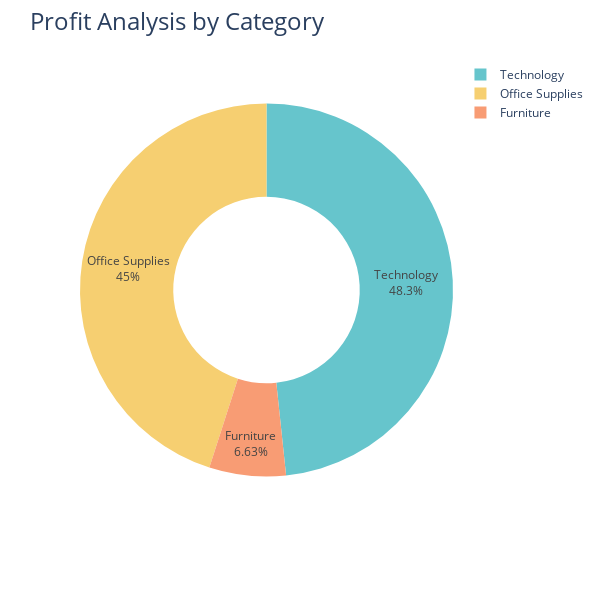

Here is the notebook cell this chart was saved with:
### Code cell
figure = px.pie(profit_by_category, values = 'Profit', names = 'Category', hole = 0.5,
               color_discrete_sequence = px.colors.qualitative.Pastel)

figure.update_traces(textposition = 'inside', textinfo = 'percent+label')
figure.update_layout(title_text = 'Profit Analysis by Category', 
                     title_font = dict(size = 24),
                    width = 600, height=600)

figure.show()

### Figure 1 — Plotly figure (JSON) as saved in the notebook; plotly's stock layout.template omitted (floating-point values rounded to 4 significant figures)
{"data": [{"domain": {"x": [0, 1], "y": [0, 1]}, "hole": 0.5, "hovertemplate": "Category=%{label}<br>Profit=%{value}<extra></extra>", "labels": ["Furniture", "Office Supplies", "Technology"], "legendgroup": "", "name": "", "showlegend": true, "textinfo": "percent+label", "textposition": "inside", "type": "pie", "values": [7908.0, 53700.0, 57610.0]}], "layout": {"height": 600, "legend": {"tracegroupgap": 0}, "margin": {"t": 60}, "piecolorway": ["rgb(102, 197, 204)", "rgb(246, 207, 113)", "rgb(248, 156, 116)", "rgb(220, 176, 242)", "rgb(135, 197, 95)", "rgb(158, 185, 243)", "rgb(254, 136, 177)", "rgb(201, 219, 116)", "rgb(139, 224, 164)", "rgb(180, 151, 231)", "rgb(179, 179, 179)"], "title": {"font": {"size": 24}, "text": "Profit Analysis by Category"}, "width": 600}}
